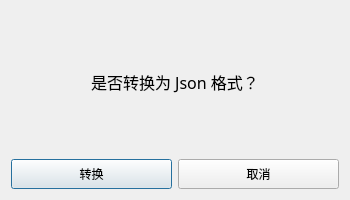
<?xml version="1.0" encoding="UTF-8"?>
<ui version="4.0">
 <class>quit</class>
 <widget class="QDialog" name="quit">
  <property name="geometry">
   <rect>
    <x>0</x>
    <y>0</y>
    <width>350</width>
    <height>200</height>
   </rect>
  </property>
  <property name="minimumSize">
   <size>
    <width>350</width>
    <height>200</height>
   </size>
  </property>
  <property name="maximumSize">
   <size>
    <width>350</width>
    <height>200</height>
   </size>
  </property>
  <property name="windowTitle">
   <string>跳转</string>
  </property>
  <property name="styleSheet">
   <string notr="true">* {
    font-size: 16;
    font-family: 'Cascadia Code PL', consolas, '微软雅黑';
    padding: 5px;
}
</string>
  </property>
  <layout class="QVBoxLayout" name="verticalLayout" stretch="2,1">
   <item>
    <widget class="QLabel" name="warning">
     <property name="font">
      <font>
       <family>Cascadia Code PL</family>
       <pointsize>12</pointsize>
      </font>
     </property>
     <property name="text">
      <string>是否转换为 Json 格式？</string>
     </property>
     <property name="alignment">
      <set>Qt::AlignCenter</set>
     </property>
    </widget>
   </item>
   <item>
    <layout class="QHBoxLayout" name="btn_group">
     <item>
      <widget class="QPushButton" name="btn_quit">
       <property name="text">
        <string>转换</string>
       </property>
      </widget>
     </item>
     <item>
      <widget class="QPushButton" name="btn_cancel">
       <property name="text">
        <string>取消</string>
       </property>
      </widget>
     </item>
    </layout>
   </item>
  </layout>
 </widget>
 <resources/>
 <connections/>
</ui>
